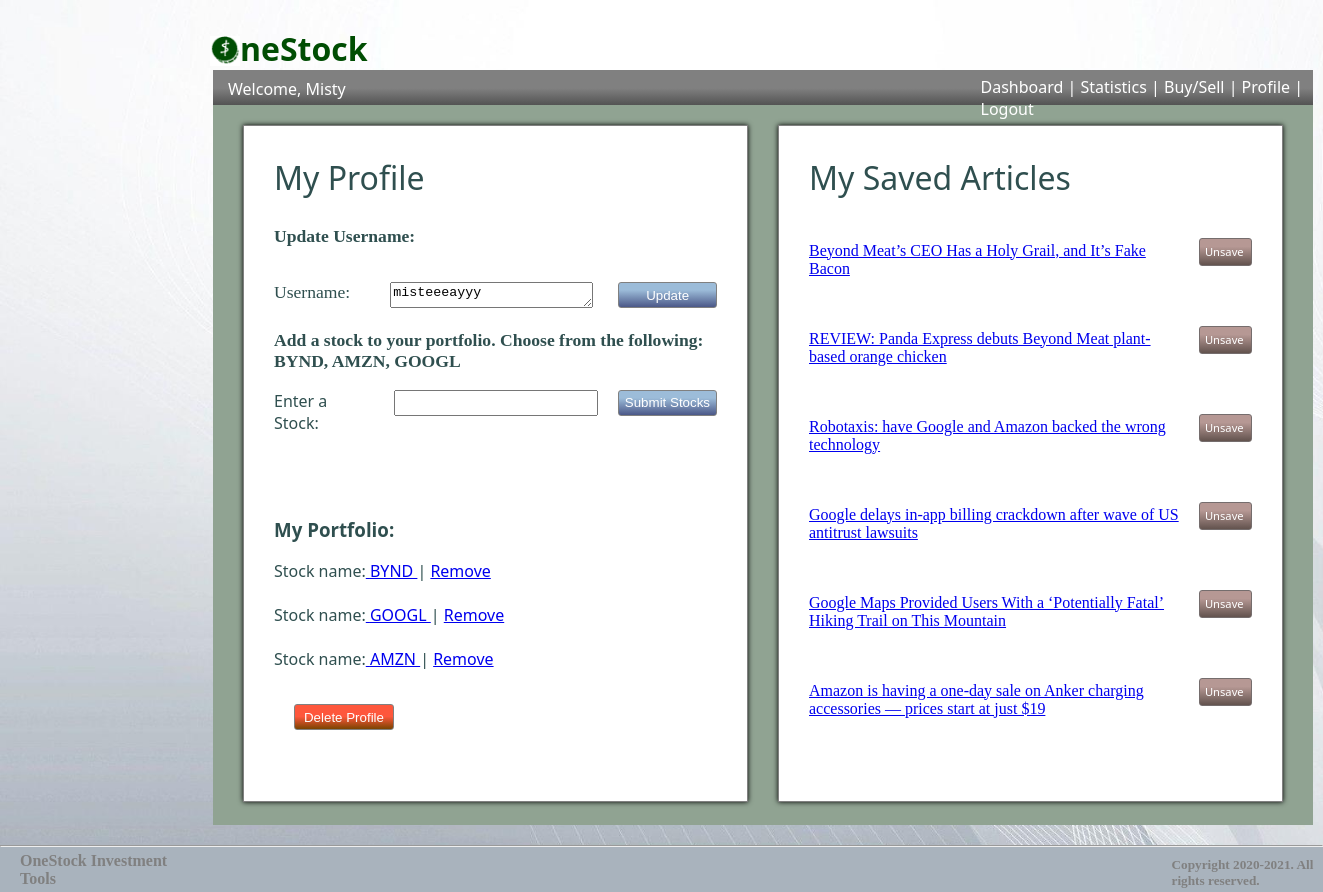
/profile (signed in), run on an earlier commit of the app's database.
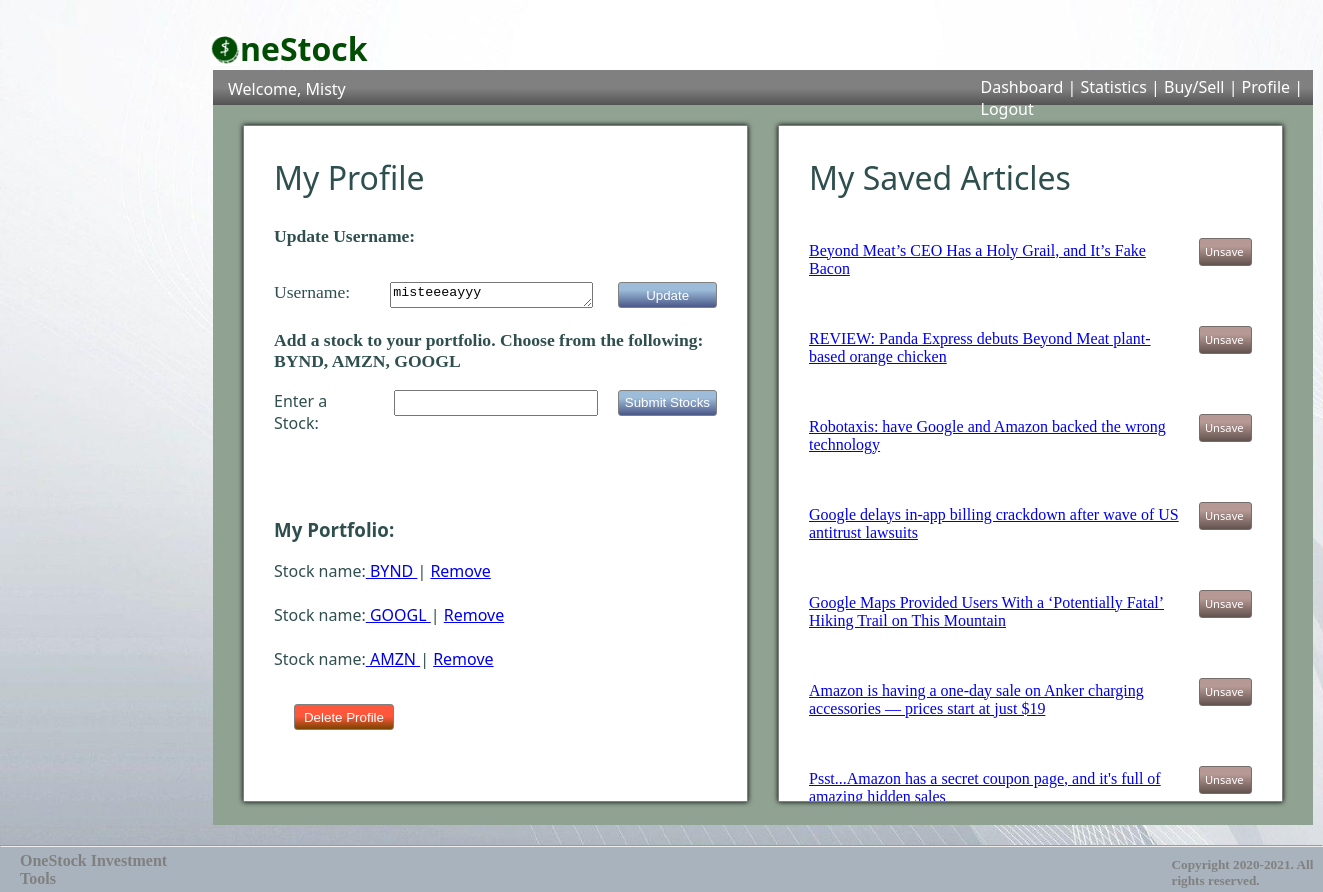
And on a later commit of the database.
### stock_reboot_app/models.py (models this page shows)
class User(models.Model):
    first_name = models.CharField(max_length=255)
    last_name = models.CharField(max_length=255)
    username = models.CharField(max_length=255)
    email = models.EmailField(max_length=255)
    password = models.CharField(max_length=255)
    updated_at = models.DateTimeField(auto_now=True)
    created_at = models.DateTimeField(auto_now_add = True)
    objects = UserManager()

class Stock(models.Model):
    stock_name = models.CharField(max_length=45)
    created_at = models.DateTimeField(auto_now_add = True)
    updated_at = models.DateTimeField(auto_now= True)
    user = models.ForeignKey(User, related_name = "stocks", on_delete = models.CASCADE)
    news_url = models.TextField()
    nasdaq_url = models.TextField()
    objects = StockManager()

class Article(models.Model):
    saved = models.BooleanField(default=False)
    headliner = models.TextField()
    created_at = models.DateTimeField(auto_now_add = True)
    updated_at = models.DateTimeField(auto_now = True)
    hyperlink = models.TextField()
    stock = models.ForeignKey(Stock, related_name="articles", on_delete = models.CASCADE, null = True)
    article_user = models.ForeignKey(User, related_name = "user_articles", on_delete = models.CASCADE, null = True)

### stock_reboot_app/views.py (the view)
# urls.py: path('profile', views.profile),
def profile(request):
    if 'user_id' not in request.session:
        return redirect('/')
    this_user = User.objects.filter(id = request.session['user_id'])
    portfolio = Stock.objects.filter(user=User.objects.get(id = request.session['user_id']))
    saved_articles = Article.objects.filter(article_user_id=this_user[0].id, saved = True)
    number_of_stocks = len(Stock.objects.filter(user=User.objects.get(id = request.session['user_id'])))
    context = {
            "user": this_user[0],
            "current_user" : this_user[0].first_name,
            "username" : this_user[0].username,
            "portfolio": portfolio,
            "saved_articles": saved_articles,
            "number_of_stocks": number_of_stocks,
        }
    return render(request, "profile.html", context)

### stock_reboot_app/templates/profile.html (shortened to what this page needs)
    {% load static %}
<!DOCTYPE html>
<html lang = "en">
<head>
    {% load static %}
    <link rel="stylesheet" href="{% static 'index.css' %}">
</head>
<body id="wavy-body">
    <div id="floating-logo">
        <img id="logo" src="{% static 'artsy_white_logo.png' %}" alt="one stock logo"><h1 id="one-stock-dash">neStock</h1>
    </div>
    <div id="dash-all">
        <div id="navbar">
            <h3 id="dash-welcome"> Welcome, {{ current_user }} </h3>
            <div id="dash-links-feed">
                <a href="/success"> Dashboard </a> | <a href="/stats"> Statistics </a> | <a href="/buy_sell">Buy/Sell</a> | <a href="/profile">Profile</a> | <a href="/logout">Logout</a>
            </div>
        </div>
        <div id="dash-stuff-profile">
            <div id="first">
                <h2 class="light">My Profile</h2>
		<p id = "bold">Update Username:</p>
                <form action="/update_username" method='POST' id="add-form">
                        <p class = "size">Username:</p>
                        <textarea name="username">{{ username }}</textarea>
                    <input type="submit" value="Update" id = "button">
                </form>
                <form action="/check_stock_name" method='POST' id="add-form-stock">
                    <p id = "bold">Add a stock to your portfolio. Choose from the following: BYND, AMZN, GOOGL</p>
                    <div id="add-stock">
                        <label for="stock-option">Enter a Stock:</label>
                        <input class="stock-option" type="text" name = "stock-option" id="stock-textarea">
                        <input type="submit" value="Submit Stocks" id = "stock-button">
            </div>
                </form>
                <br><br>
                <h3>My Portfolio:</h3>
                {% if number_of_stocks == 0 %}
                    <p id="">You have no stocks in your porfolio. </p>
                {% else %}
                    {% for stock in portfolio %}
                    Stock name:<a id="no-style" href="/feed/{{ stock.id }}"> {{ stock.stock_name }} </a> | <a href="/rm-stock/{{ stock.id }}"> Remove </a>
                    <br><br>
                    {% endfor %}
                {% endif %}
                <form action="/delete/{{ user.id }}" method='POST' id="add-form-delete">
                    <input type="submit" value="Delete Profile" id = "button">
                </form>
            </div>
            <div id="second">
                <h2 class="light">My Saved Articles</h2>
                    {% for article in saved_articles%}
                    <div id="nas-stats-container">
                        <a id="articles" href="{{ article.hyperlink }}" target = "_blank">
                            <p>{{ article.headliner }}</p>
                        </a>
                        <a  id="unsave-btn" href="/unsave_profile/{{ article.headliner }}">Unsave</a>
                    </div>
                    {% endfor %}
            </div>
        </div>
    </div>
    <hr id="">
    <div id="feed-bottom-line">
        <h4>OneStock Investment Tools</h4>
        <h5>Copyright 2020-2021. All rights reserved.</h5>
    </div>
</body>
</html>

What changed in the data, as far as the page shows it:
added Article: headliner "Psst...Amazon has a secret coupon page, and it's full of amazing hidden sales"
